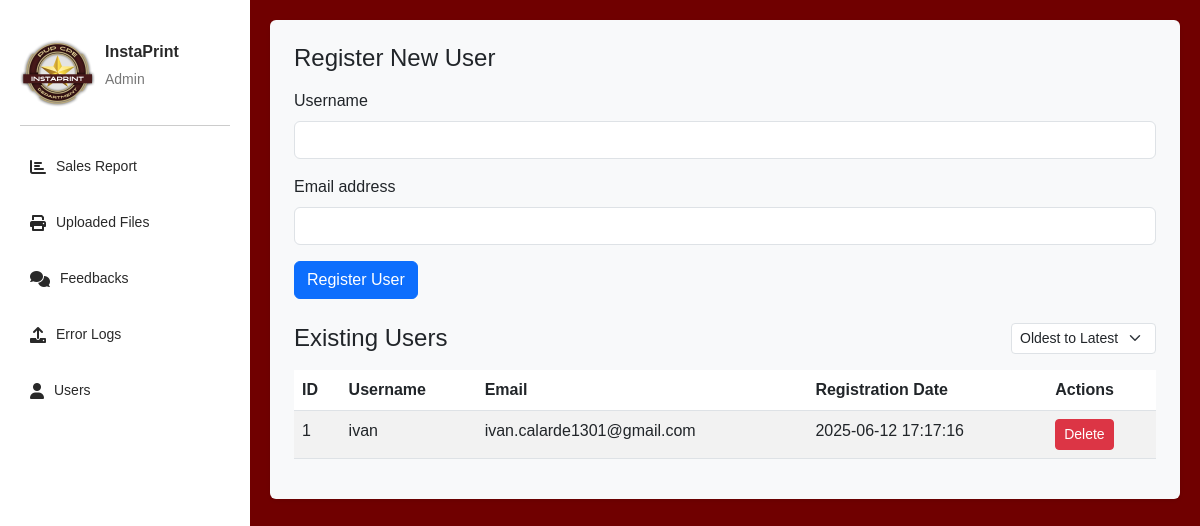
/admin-dashboard, run on an earlier commit of the app's database.
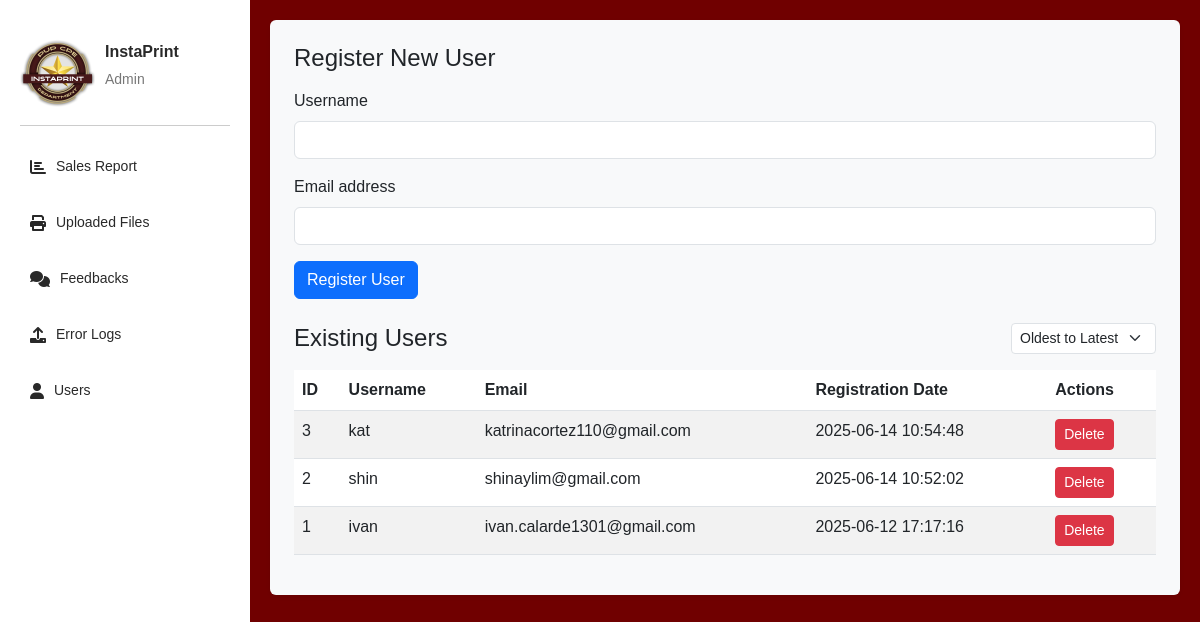
And on a later commit of the database.
### app.py (models this page shows, shortened)
class User(db.Model):
    id = db.Column(db.Integer, primary_key=True)
    username = db.Column(db.String(80), unique=True, nullable=False)
    email = db.Column(db.String(120), unique=True, nullable=False)
    registration_date = db.Column(db.DateTime, default=current_ph_time)

### app.py (the view)
@app.route("/admin-dashboard")
def admin_dashboard():
    users = User.query.order_by(User.registration_date.desc()).all()
    user_data = []
    for user in users:
        user_data.append({
            'id': user.id,
            'username': user.username,
            'email': user.email,
            'registration_date': user.registration_date.strftime('%Y-%m-%d %H:%M:%S')
        })
    return render_template("admin-dashboard.html", users=user_data)

### templates/admin-dashboard.html (shortened to what this page needs)
<!DOCTYPE html>
<html lang="en">
<head>
    <link href="/static/css/admin-dashboard.css" rel="stylesheet" />
    <link rel="stylesheet" href="https://cdnjs.cloudflare.com/ajax/libs/font-awesome/6.0.0-beta3/css/all.min.css">
    <link href="https://cdn.jsdelivr.net/npm/bootstrap@5.3.0/dist/css/bootstrap.min.css" rel="stylesheet">
</head>
<body>
    <div class="container">
        <leftmenu class="menu">
            <div class="account">
                <img src="{{ url_for('static', filename='images/logo.jpg') }}" alt="InstaPrint Logo" class="profile-icon" style="max-width: 75px;">
                <div class="account-info">
                    <p class="name">InstaPrint</p>
                    <p class="role">Admin</p>
                </div>
            </div>
            <ul>
                <li><i class="fa-solid fa-chart-bar"></i> <a href="{{ url_for('admin_sales') }}">Sales Report</a></li>
                <li><i class="fa-solid fa-print"></i> <a href="{{ url_for('admin_printed_pages') }}">Uploaded Files</a></li>
                <li><i class="fa-solid fa-comments"></i> <a href="{{ url_for('admin_feedbacks') }}">Feedbacks</a></li>
                <li><i class="fa-solid fa-upload"></i> <a href="{{ url_for('admin_activity_log') }}">Error Logs</a></li>
                <li><i class="fa-solid fa-user"></i> <a href="{{ url_for('admin_dashboard') }}">Users</a></li>
            </ul>
        </leftmenu>
        <content class="contents">
            <div class="user-management-section bg-light p-4 rounded shadow-sm mb-4">
                <h4 class="mb-3">Register New User</h4>
                <form id="registerUserForm" class="mb-4">
                    <div class="mb-3">
                        <label for="username" class="form-label">Username</label>
                        <input type="text" class="form-control" id="username" required>
                    </div>
                    <div class="mb-3">
                        <label for="email" class="form-label">Email address</label>
                        <input type="email" class="form-control" id="email" required>
                    </div>
                    <button type="submit" class="btn btn-primary">Register User</button>
                </form>
                <h4 class="mb-3 d-flex align-items-center justify-content-between">
                    <span>Existing Users</span>
                    <select id="sortOrder" class="form-select form-select-sm w-auto ms-3">
                        <option value="oldest" selected>Oldest to Latest</option>
                    </select>
                </h4>
                <div class="table-responsive">
                    <table class="table table-striped table-hover">
                        <thead>
                            <tr>
                                <th>ID</th>
                                <th>Username</th>
                                <th>Email</th>
                                <th>Registration Date</th>
                                <th>Actions</th>
                            </tr>
                        </thead>
                        <tbody id="userTableBody">
                            {% for user in users %}
                            <tr>
                                <td>{{ user.id }}</td>
                                <td>{{ user.username }}</td>
                                <td>{{ user.email }}</td>
                                <td>{{ user.registration_date }}</td>
                                <td>
                                    <button class="btn btn-danger btn-sm delete-user-btn" data-id="{{ user.id }}">Delete</button>
                                </td>
                            </tr>
                            {% endfor %}
                        </tbody>
                    </table>
                </div>
            </div>
        </content>
    </div>
</body>
</html>

### static/css/admin-dashboard.css (style rules this page uses)
* { margin: 0; padding: 0; box-sizing: border-box; font-family: Arial, sans-serif; }
.container { display: flex; min-height: 100vh; max-width: 100% !important; padding-left: 0 !important; padding-right: 0 !important; }
.menu { width: 250px; background-color: #FFFFFF; color: #292929; padding: 20px; font-size: 14px; position: fixed; top: 0; left: 0; height: 100vh; width: 250px; overflow-y: auto; z-index: 1000; }
.menu ul { list-style-type: none; padding-left: 0; }
.menu li { display: flex; align-items: center; margin: 15px 0; font-size: 14px; padding: 10px; }
.menu li i { margin-right: 10px; color: #292929; font-size: 16px; }
.menu a { color: #292929; text-decoration: none; flex: 1; }
.contents { flex: 1; padding: 20px; background-color: #700000; display: flex; flex-direction: column; gap: 20px; margin-left: 250px; padding: 20px; }
.account { display: flex; align-items: center; padding: 15px 0; border-bottom: 1px solid #ccc; margin-bottom: 20px; }
.profile-icon { font-size: 40px; color: #292929; margin-right: 10px; }
.account-info { display: flex; flex-direction: column; }
.account-info .name { font-weight: bold; font-size: 16px; margin-bottom: 5px; }
.account-info .role { font-size: 14px; color: #777; }

### templates/admin-dashboard.html (style rules this page uses)
.container { display: flex; }
.menu { flex-shrink: 0; }
.contents { flex-grow: 1; }
html, body { overflow: hidden; height: 100%; margin: 0; padding: 0; }

What changed in the data, as far as the page shows it:
added User: id "3", username "kat", email "katrinacortez110@gmail.com", registration_date "2025-06-14 10:54:48"
added User: id "2", username "shin", email "shinaylim@gmail.com", registration_date "2025-06-14 10:52:02"
